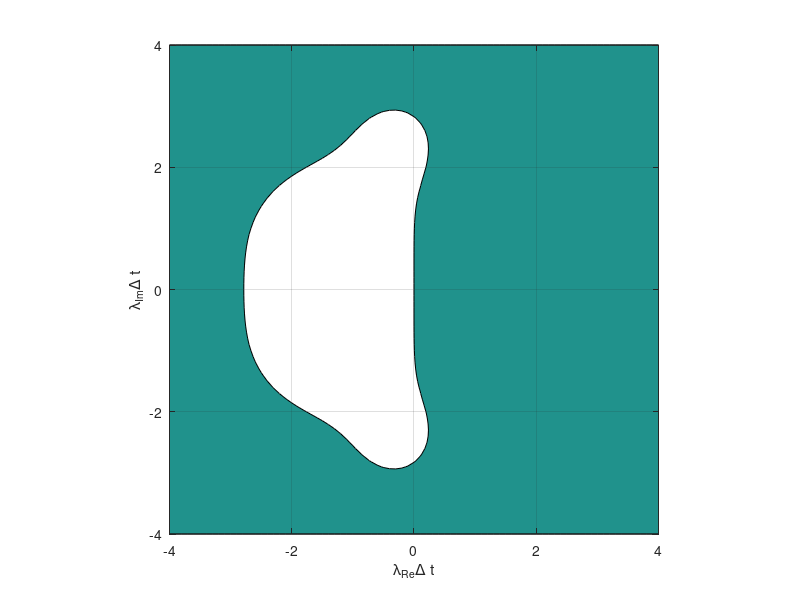

Write MATLAB code to recreate this figure.
%%%%%%%%%%%%%%%%%%%%%%%%%%%%%%%%%%%%%%%%%%%%%%%%%%%%%%%%%%%%%%%%%%%%%%%%%%%%%%%%%
%
% Applied Numerical Methods
%
% Assignment 1:	The Shallow water Equation
% 
% Authors: Diego Montufar / Andres Chaves
%
% Date: 26/09/2014
%
% Method:		Stability and error Analysis of 4 order Runge-Kutta methods
%
%%%%%%%%%%%%%%%%%%%%%%%%%%%%%%%%%%%%%%%%%%%%%%%%%%%%%%%%%%%%%%%%%%%%%%%%%%%%%%%%%

function Stability_4RK()

   clear all; close all; clc;
    
    global v Delta_x N_x;

    % Simulation parameters
    x_min           =  0.00;
    x_max           = 10.00;
    Delta_x         =  0.5;            % Experiment with 0.02, 0.05, 0.10
    Delta_t         =  0.01;           % Experiment with 0.01, 0.02, 0.10
    x               =  x_min:Delta_x:x_max;
    N_x             =  length(x);
    
    % Allocate arrays
    [X, Y]          = meshgrid(-4:0.1:4, -4:0.1:4);
    Z               = X + i*Y;
    sigma           = abs(1 + Z + (Z.^2)/2 + (Z.^3)/6 + (Z.^4)/24);
    
    % Plot the stability diagram
     figure('WindowStyle', 'docked');
     %[Xi Lambda]     = eig(-v/(2*Delta_x).*(-1.*diag(ones(N_x-1, 1), -1) + diag(ones(N_x-1, 1), 1)));
     contourf(X, Y, sigma, [1 1],'-k');
     hold on;
     %plot(real(diag(sigma)*Delta_t),imag(diag(sigma))*Delta_t, '.', 'MarkerSize', 20);
     axis('equal', [-4 4 -4 4]);
     grid on;
     xlabel('\lambda_{Re}\Delta t');
     ylabel('\lambda_{Im}\Delta t');

return
    


